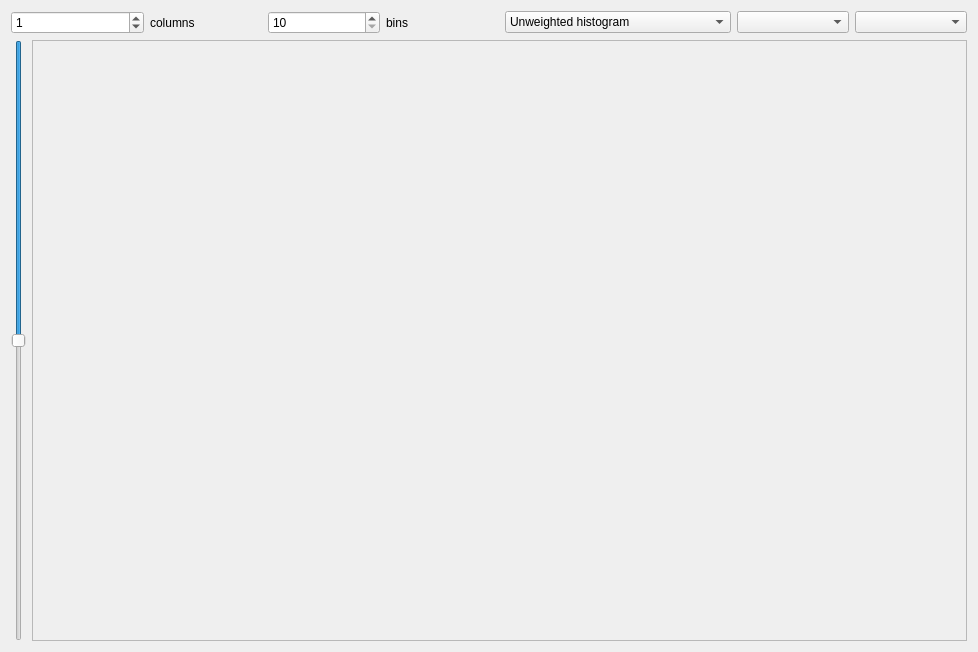
<?xml version="1.0" encoding="UTF-8"?>
<ui version="4.0">
 <class>PopulationPlot</class>
 <widget class="QWidget" name="PopulationPlot">
  <property name="geometry">
   <rect>
    <x>0</x>
    <y>0</y>
    <width>978</width>
    <height>652</height>
   </rect>
  </property>
  <property name="windowTitle">
   <string>Population plot</string>
  </property>
  <layout class="QGridLayout" name="gridLayout">
   <item row="0" column="0" colspan="2">
    <widget class="QSpinBox" name="columns">
     <property name="wrapping">
      <bool>true</bool>
     </property>
     <property name="minimum">
      <number>1</number>
     </property>
     <property name="value">
      <number>1</number>
     </property>
    </widget>
   </item>
   <item row="0" column="3">
    <widget class="QSpinBox" name="bins">
     <property name="minimum">
      <number>10</number>
     </property>
     <property name="maximum">
      <number>10000</number>
     </property>
     <property name="value">
      <number>10</number>
     </property>
    </widget>
   </item>
   <item row="1" column="0">
    <widget class="QSlider" name="slider">
     <property name="minimum">
      <number>1</number>
     </property>
     <property name="maximum">
      <number>1000</number>
     </property>
     <property name="singleStep">
      <number>10</number>
     </property>
     <property name="pageStep">
      <number>100</number>
     </property>
     <property name="value">
      <number>500</number>
     </property>
     <property name="orientation">
      <enum>Qt::Vertical</enum>
     </property>
     <property name="invertedAppearance">
      <bool>true</bool>
     </property>
    </widget>
   </item>
   <item row="0" column="4">
    <widget class="QLabel" name="label_2">
     <property name="text">
      <string>bins</string>
     </property>
    </widget>
   </item>
   <item row="0" column="2">
    <widget class="QLabel" name="label">
     <property name="text">
      <string>columns</string>
     </property>
    </widget>
   </item>
   <item row="0" column="6">
    <widget class="QComboBox" name="fits"/>
   </item>
   <item row="0" column="5">
    <widget class="QComboBox" name="mode">
     <item>
      <property name="text">
       <string>Unweighted histogram</string>
      </property>
     </item>
     <item>
      <property name="text">
       <string>Weight histogram by cost</string>
      </property>
     </item>
     <item>
      <property name="text">
       <string>Weight histogram by validation error</string>
      </property>
     </item>
     <item>
      <property name="text">
       <string>Inverse mean cost in bin</string>
      </property>
     </item>
     <item>
      <property name="text">
       <string>Inverse min cost in bin</string>
      </property>
     </item>
     <item>
      <property name="text">
       <string>Inverse mean validation error in bin</string>
      </property>
     </item>
     <item>
      <property name="text">
       <string>Inverse min validation error in bin</string>
      </property>
     </item>
    </widget>
   </item>
   <item row="0" column="7">
    <widget class="QComboBox" name="validations"/>
   </item>
   <item row="1" column="1" colspan="7">
    <widget class="QScrollArea" name="scrollArea">
     <property name="widgetResizable">
      <bool>true</bool>
     </property>
     <widget class="QCustomPlot" name="panel">
      <property name="geometry">
       <rect>
        <x>0</x>
        <y>0</y>
        <width>937</width>
        <height>602</height>
       </rect>
      </property>
     </widget>
    </widget>
   </item>
  </layout>
 </widget>
 <customwidgets>
  <customwidget>
   <class>QCustomPlot</class>
   <extends>QWidget</extends>
   <header>qcustomplot.h</header>
   <container>1</container>
  </customwidget>
 </customwidgets>
 <resources/>
 <connections/>
</ui>
